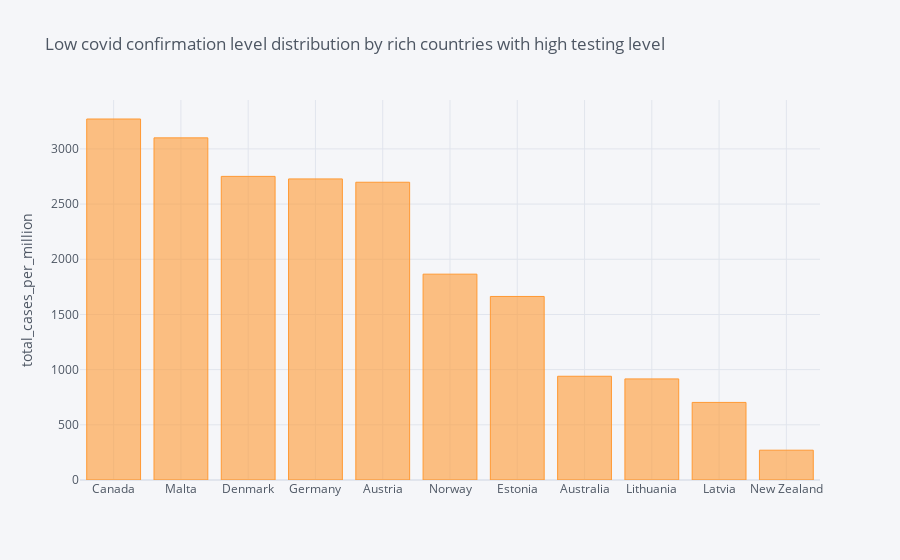

The code cell stored with this chart in its notebook:
### Code cell
filter1=(survey['total_tests_per_thousand']>survey['total_tests_per_thousand'].mean()) & (survey['gdp_per_capita']>survey['gdp_per_capita'].mean()) & (survey['total_cases_per_million']<survey['total_cases_per_million'].mean())
rich_with_high_tests=survey.loc[filter1, ['location', 'total_cases_per_million']]
rich_with_high_tests.set_index('location', inplace=True)
rich_with_high_tests=rich_with_high_tests.sort_values(ascending=False, by='total_cases_per_million')
# build stacked bar to covid confirmation level of rich_with_high_tests countries
rich_with_high_tests.astype(int).iplot(kind="bar", barmode="stack", yTitle='total_cases_per_million',
                            title='Low covid confirmation level distribution by rich countries with high testing level')

### Figure 1 — Plotly figure (JSON) as saved in the notebook; plotly's stock layout.template omitted (floating-point values rounded to 4 significant figures)
{"data": [{"marker": {"color": "rgba(255, 153, 51, 0.6)", "line": {"color": "rgba(255, 153, 51, 1.0)", "width": 1}}, "name": "total_cases_per_million", "orientation": "v", "text": "", "type": "bar", "x": ["Canada", "Malta", "Denmark", "Germany", "Austria", "Norway", "Estonia", "Australia", "Lithuania", "Latvia", "New Zealand"], "y": [3271, 3100, 2751, 2728, 2698, 1865, 1663, 940, 916, 703, 270]}], "layout": {"barmode": "stack", "legend": {"bgcolor": "#F5F6F9", "font": {"color": "#4D5663"}, "traceorder": "normal"}, "paper_bgcolor": "#F5F6F9", "plot_bgcolor": "#F5F6F9", "title": {"font": {"color": "#4D5663"}, "text": "Low covid confirmation level distribution by rich countries with high testing level"}, "xaxis": {"gridcolor": "#E1E5ED", "showgrid": true, "tickfont": {"color": "#4D5663"}, "title": {"font": {"color": "#4D5663"}, "text": ""}, "zerolinecolor": "#E1E5ED"}, "yaxis": {"gridcolor": "#E1E5ED", "showgrid": true, "tickfont": {"color": "#4D5663"}, "title": {"font": {"color": "#4D5663"}, "text": "total_cases_per_million"}, "zerolinecolor": "#E1E5ED"}}}
